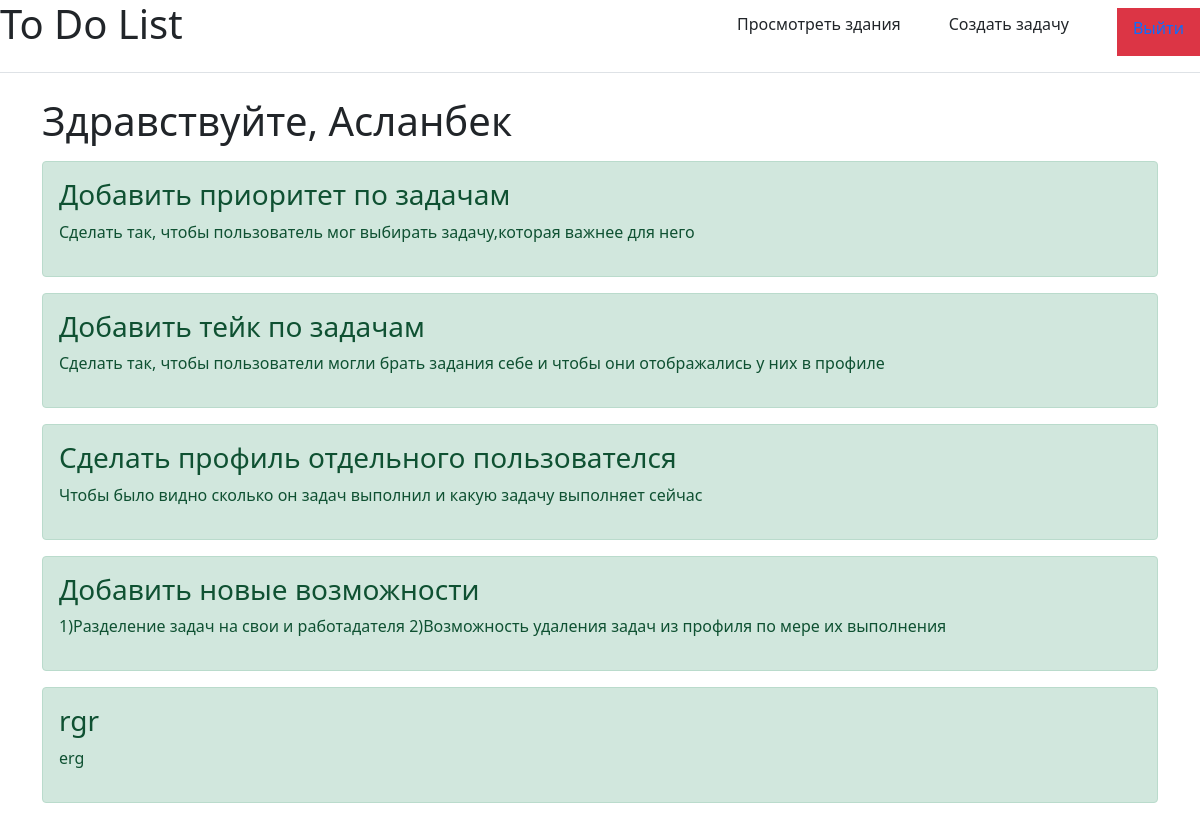
Page /todoboard/ (signed in) on the committed database.
### first_app/models.py (models this page shows, shortened)
class Task(models.Model):
    title = models.CharField('Название', max_length=50)
    task = models.TextField('Описание', )
    class Meta:
        verbose_name ='Задача'
        verbose_name_plural = 'Задачи'

### first_app/views.py (the view)
# urls.py: path('todoboard/', views.show_board, name='todoboard'),
def show_board(request):
    tasks = Task.objects.all()  # функция для главной страницы показать сообщение
    return render(request, 'first_app/todoboard.html',{'tasks': tasks})

### first_app/templates/first_app/todoboard.html (shortened to what this page needs)
{% extends 'first_app/base.html' %}
{% block content %}
    <h1>Здравствуйте, {{ user.first_name }}</h1>
    {% if tasks %}
        {% for i in tasks %}
            <div class="alert alert-success mt-3">
                <h3>{{ i.title }}</h3>
                <p>{{ i.task }}</p>
            </div>
        {% endfor %}
    {% else %}
        <div class="alert alert-warning mt-3">
                <p>У вас нет записей</p>
        </div>
    {% endif %}
{% endblock %}

### rows in the picture
Task: title "Добавить приоритет по задачам", task "Сделать так, чтобы пользователь мог выбирать задачу,которая важнее для него"
Task: title "Добавить тейк по задачам", task "Сделать так, чтобы пользователи могли брать задания себе и чтобы они отображались у них в профиле"
Task: title "Сделать профиль отдельного пользователся", task "Чтобы было видно сколько он задач выполнил и какую задачу выполняет сейчас"
Task: title "Добавить новые возможности", task "1)Разделение задач на свои и работадателя 2)Возможность удаления задач из профиля по мере их выполнения"
Task: title "rgr", task "erg"

### other values in the picture
{{ user.first_name }} "Асланбек"
